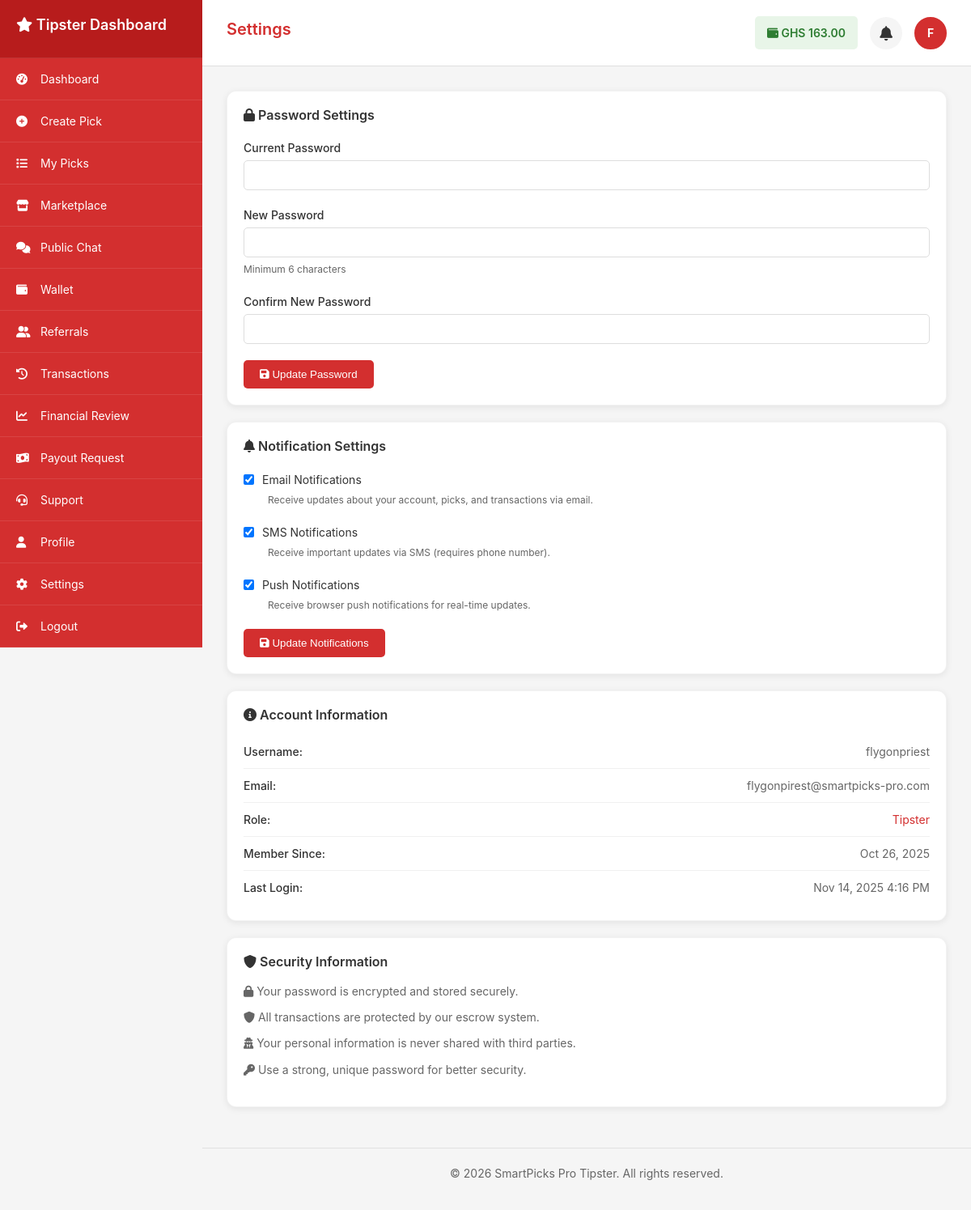
Page /settings (signed in) on the committed database.
### tables this page shows
CREATE TABLE `user_wallets` (
  `id` int(11) NOT NULL AUTO_INCREMENT,
  `user_id` int(11) NOT NULL,
  `balance` decimal(10,2) DEFAULT 0.00,
  `currency` varchar(3) DEFAULT 'GHS',
  `status` enum('active','frozen','suspended') DEFAULT 'active',
  `created_at` datetime DEFAULT current_timestamp(),
  `updated_at` datetime DEFAULT current_timestamp() ON UPDATE current_timestamp(),
  PRIMARY KEY (`id`),
  UNIQUE KEY `unique_user_wallet` (`user_id`),
  KEY `idx_user_id` (`user_id`),
  KEY `idx_status` (`status`),
  CONSTRAINT `user_wallets_ibfk_1` FOREIGN KEY (`user_id`) REFERENCES `users` (`id`) ON DELETE CASCADE
);

CREATE TABLE `users` (
  `id` int(11) NOT NULL AUTO_INCREMENT,
  `username` varchar(50) NOT NULL,
  `email` varchar(100) NOT NULL,
  `password` varchar(255) NOT NULL,
  `display_name` varchar(100) NOT NULL,
  `avatar` varchar(255) DEFAULT NULL,
  `role` enum('user','tipster','admin') DEFAULT 'user',
  `status` enum('active','inactive','suspended') DEFAULT 'active',
  `phone` varchar(20) DEFAULT NULL,
  `country` varchar(50) DEFAULT 'Ghana',
  `timezone` varchar(50) DEFAULT 'Africa/Accra',
  `last_login` datetime DEFAULT NULL,
  `created_at` datetime DEFAULT current_timestamp(),
  `updated_at` datetime DEFAULT current_timestamp() ON UPDATE current_timestamp(),
  `country_code` varchar(3) DEFAULT 'GHA',
  `flag_emoji` varchar(10) DEFAULT '??',
  `is_online` tinyint(1) DEFAULT 0,
  `last_activity` datetime DEFAULT NULL,
  `is_verified` tinyint(1) DEFAULT 0,
  `email_notifications` tinyint(1) DEFAULT 1,
  `sms_notifications` tinyint(1) DEFAULT 0,
  `push_notifications` tinyint(1) DEFAULT 1,
  `bio` text DEFAULT NULL,
  PRIMARY KEY (`id`),
  UNIQUE KEY `username` (`username`),
  UNIQUE KEY `email` (`email`),
  KEY `idx_username` (`username`),
  KEY `idx_email` (`email`),
  KEY `idx_role` (`role`),
  KEY `idx_status` (`status`),
  KEY `idx_country_code` (`country_code`),
  KEY `idx_is_online` (`is_online`)
);

### config/config.php (called while the page is built, shortened)
<?php
$config = [
    'app_name' => 'BetRollover',
    'app_version' => '2.0.0',
    'country' => 'Ghana',
    'currency' => 'GHS',
    'timezone' => 'Africa/Accra',
    'database' => [
        'host' => 'localhost',
        'port' => 3306,
        'name' => 'betrollover_workingdata',
        'user' => 'betrollover_workinguser',
        'pass' => 'x3MwB%^UuUPh',
        'charset' => 'utf8mb4'
    ],
    'logging' => [
        'enabled' => true,
        'level' => 'error',
        'file' => 'error.log',
        'path' => __DIR__ . '/../storage/logs/',
        'max_size' => 10485760,
        'rotate' => true
    ],
    'error_handling' => [
        'display_errors' => false,
        'log_errors' => true,
        'error_reporting' => E_ALL & ~E_DEPRECATED & ~E_STRICT
    ],
    'paystack' => [
        'secret_key' => 'sk_live_7a5d6a4b0d156dd5a9ebb790296a096120b43cdf',
        'public_key' => 'pk_live_31ec7e4d0ed96a9169e7dfbd6265ce4f67dd0721',
        'base_url' => 'https://api.paystack.co',
        'webhook_secret' => 'your_webhook_secret_here'
    ],
    'commissions' => [
        'tipster_rate' => 70.0,
        'platform_rate' => 30.0,
        'payout_fee' => 10.0
    ],
    'geoip' => [
        'api_key' => '',
        'service' => 'ipapi',
        'timeout' => 5,
        'cache_duration' => 3600
    ],
    'chat' => [
        'enabled' => true,
        'max_message_length' => 500,
        'auto_refresh_interval' => 2000,
        'online_timeout' => 5
    ],
    'support' => [
        'enabled' => true,
        'auto_assign' => false,
        'response_timeout' => 24
    ],
    'base_url' => 'https://www.betrollover.com',
    'assets_url' => 'https://www.betrollover.com/public'
];
function config($key, $default = null) {
    global $config;
    $keys = explode('.', $key);
    $value = $config;
    foreach ($keys as $k) {
        if (isset($value[$k])) {
            $value = $value[$k];
        } else {
            return $default;
        }
    }
    return $value;
}
?>

### app/models/Database.php (called while the page is built, shortened)
<?php
class Database {
    private static $instance = null;
    private $connection = null;
    public static function getInstance() {
        if (self::$instance === null) {
            self::$instance = new self();
        }
        return self::$instance;
    }
    private function connect() {
        try {
            require_once __DIR__ . '/../../config/config.php';
            $dbConfig = config('database');
            $dsn = "mysql:host={$dbConfig['host']};port={$dbConfig['port']};dbname={$dbConfig['name']};charset={$dbConfig['charset']}";
            $this->connection = new PDO($dsn, $dbConfig['user'], $dbConfig['pass'], [
                PDO::ATTR_ERRMODE => PDO::ERRMODE_EXCEPTION,
                PDO::ATTR_DEFAULT_FETCH_MODE => PDO::FETCH_ASSOC,
                PDO::ATTR_EMULATE_PREPARES => false,
                PDO::ATTR_PERSISTENT => false
            ]);
        } catch (PDOException $e) {
            throw new Exception("Database connection failed: " . $e->getMessage());
        }
    }
    public function query($sql, $params = []) {
        try {
            $stmt = $this->connection->prepare($sql);
            $stmt->execute($params);
            return $stmt;
        } catch (PDOException $e) {
            throw new Exception("Query failed: " . $e->getMessage());
        }
    }
    public function fetch($sql, $params = []) {
        $stmt = $this->query($sql, $params);
        return $stmt->fetch();
    }
}
?>

### app/controllers/settings.php (the view, shortened to what this page needs)
<?php
require_once __DIR__ . '/../../config/config.php';
require_once __DIR__ . '/../models/Database.php';
$db = Database::getInstance();
$userId = $_SESSION['user_id'];
$userRole = $_SESSION['role'] ?? 'user';
$user = $db->fetch("SELECT * FROM users WHERE id = ?", [$userId]);
$walletBalance = 0.00;
try {
    $result = $db->fetch("SELECT balance FROM user_wallets WHERE user_id = ?", [$userId]);
    $walletBalance = $result ? $result['balance'] : 0.00;
} catch (Exception $e) {
    $walletBalance = 0.00;
}
$pageTitle = "Settings";
?>
<div class="settings-content">
    <div class="card">
        <h3><i class="fas fa-lock"></i> Password Settings</h3>
        <form method="POST" style="margin-top: 20px;">
            <div style="margin-bottom: 20px;">
                <label style="display: block; margin-bottom: 5px; font-weight: 500;">Current Password</label>
                <input type="password" name="current_password" required
                       style="width: 100%; padding: 10px; border: 1px solid #ddd; border-radius: 5px;">
            </div>
            <div style="margin-bottom: 20px;">
                <label style="display: block; margin-bottom: 5px; font-weight: 500;">New Password</label>
                <input type="password" name="new_password" required minlength="6"
                       style="width: 100%; padding: 10px; border: 1px solid #ddd; border-radius: 5px;">
                <p style="font-size: 12px; color: #666; margin-top: 5px;">Minimum 6 characters</p>
            </div>
            <div style="margin-bottom: 20px;">
                <label style="display: block; margin-bottom: 5px; font-weight: 500;">Confirm New Password</label>
                <input type="password" name="confirm_password" required minlength="6"
                       style="width: 100%; padding: 10px; border: 1px solid #ddd; border-radius: 5px;">
            </div>
            <button type="submit" class="btn btn-primary">
                <i class="fas fa-save"></i> Update Password
            </button>
        </form>
    </div>
    <div class="card">
        <h3><i class="fas fa-bell"></i> Notification Settings</h3>
        <form method="POST" style="margin-top: 20px;">
            <div style="margin-bottom: 20px;">
                <label style="display: flex; align-items: center; gap: 10px; cursor: pointer;">
                    <input type="checkbox" name="email_notifications" value="1"
                           <?php echo ($user['email_notifications'] ?? 1) ? 'checked' : ''; ?>>
                    <span>Email Notifications</span>
                </label>
                <p style="font-size: 12px; color: #666; margin-left: 30px; margin-top: 5px;">
                    Receive updates about your account, picks, and transactions via email.
                </p>
            </div>
            <div style="margin-bottom: 20px;">
                <label style="display: flex; align-items: center; gap: 10px; cursor: pointer;">
                    <input type="checkbox" name="sms_notifications" value="1"
                           <?php echo ($user['sms_notifications'] ?? 0) ? 'checked' : ''; ?>>
                    <span>SMS Notifications</span>
                </label>
                <p style="font-size: 12px; color: #666; margin-left: 30px; margin-top: 5px;">
                    Receive important updates via SMS (requires phone number).
                </p>
            </div>
            <div style="margin-bottom: 20px;">
                <label style="display: flex; align-items: center; gap: 10px; cursor: pointer;">
                    <input type="checkbox" name="push_notifications" value="1"
                           <?php echo ($user['push_notifications'] ?? 1) ? 'checked' : ''; ?>>
                    <span>Push Notifications</span>
                </label>
                <p style="font-size: 12px; color: #666; margin-left: 30px; margin-top: 5px;">
                    Receive browser push notifications for real-time updates.
                </p>
            </div>
            <button type="submit" class="btn btn-primary">
                <i class="fas fa-save"></i> Update Notifications
            </button>
        </form>
    </div>
    <div class="card">
        <h3><i class="fas fa-info-circle"></i> Account Information</h3>
        <div style="margin-top: 15px;">
            <div style="display: flex; justify-content: space-between; padding: 10px 0; border-bottom: 1px solid #f0f0f0;">
                <span style="font-weight: 500;">Username:</span>
                <span style="color: #666;"><?php echo htmlspecialchars($user['username']); ?></span>
            </div>
            <div style="display: flex; justify-content: space-between; padding: 10px 0; border-bottom: 1px solid #f0f0f0;">
                <span style="font-weight: 500;">Email:</span>
                <span style="color: #666;"><?php echo htmlspecialchars($user['email']); ?></span>
            </div>
            <div style="display: flex; justify-content: space-between; padding: 10px 0; border-bottom: 1px solid #f0f0f0;">
                <span style="font-weight: 500;">Role:</span>
                <span style="color: #d32f2f; text-transform: capitalize;"><?php echo $userRole; ?></span>
            </div>
            <div style="display: flex; justify-content: space-between; padding: 10px 0; border-bottom: 1px solid #f0f0f0;">
                <span style="font-weight: 500;">Member Since:</span>
                <span style="color: #666;"><?php echo date('M j, Y', strtotime($user['created_at'])); ?></span>
            </div>
            <div style="display: flex; justify-content: space-between; padding: 10px 0;">
                <span style="font-weight: 500;">Last Login:</span>
                <span style="color: #666;"><?php echo isset($user['last_login']) ? date('M j, Y g:i A', strtotime($user['last_login'])) : 'Never'; ?></span>
            </div>
        </div>
    </div>
    <div class="card">
        <h3><i class="fas fa-shield-alt"></i> Security Information</h3>
        <div style="margin-top: 15px;">
            <p style="color: #666; margin-bottom: 10px;">
                <i class="fas fa-lock"></i>
                Your password is encrypted and stored securely.
            </p>
            <p style="color: #666; margin-bottom: 10px;">
                <i class="fas fa-shield-alt"></i>
                All transactions are protected by our escrow system.
            </p>
            <p style="color: #666; margin-bottom: 10px;">
                <i class="fas fa-user-secret"></i>
                Your personal information is never shared with third parties.
            </p>
            <p style="color: #666;">
                <i class="fas fa-key"></i>
                Use a strong, unique password for better security.
            </p>
        </div>
    </div>
</div>
<?php
$content = ob_get_clean();
if ($userRole === 'admin') {
    include __DIR__ . '/../views/layouts/admin_layout.php';
} elseif ($userRole === 'tipster') {
    include __DIR__ . '/../views/layouts/tipster_layout.php';
} else {
    include __DIR__ . '/../views/layouts/user_layout.php';
}
?>

### app/views/layouts/tipster_layout.php (shortened to what this page needs)
<!DOCTYPE html>
<html lang="en">
<head>
    <link rel="stylesheet" href="https://cdnjs.cloudflare.com/ajax/libs/font-awesome/6.0.0-beta3/css/all.min.css">
</head>
<body>
    <div class="sidebar" id="sidebar">
        <div class="sidebar-header">
            <h2><i class="fas fa-star"></i> Tipster Dashboard</h2>
        </div>
        <nav class="sidebar-menu">
            <?php include __DIR__ . '/../components/tipster_menu.php'; ?>
        </nav>
    </div>
    <div class="main-content">
        <div class="page-header">
            <h1 class="page-title"><?php echo isset($pageTitle) ? $pageTitle : 'Tipster Dashboard'; ?></h1>
            <div class="tipster-info">
                <div class="wallet-info">
                    <i class="fas fa-wallet"></i> GHS <?php echo isset($walletBalance) ? number_format($walletBalance, 2) : '0.00'; ?>
                </div>
                <div class="notification-container">
                    <div class="notification-bell" id="notificationBell" onclick="toggleNotificationDropdown()">
                        <i class="fas fa-bell"></i>
                    </div>
                </div>
                <div class="tipster-avatar">
                    <?php
                    $avatarPath = '';
                    $usernameInitial = 'T';
                    if (isset($user)) {
                        $usernameInitial = strtoupper(substr($user['username'] ?? 'T', 0, 1));
                        if (!empty($user['avatar'])) {
                            $avatarPath = $user['avatar'];
                        } elseif (!empty($user['profile_image'])) {
                            $avatarPath = $user['profile_image'];
                        } elseif (!empty($user['avatar_url'])) {
                            $avatarPath = $user['avatar_url'];
                        }
                        if (!empty($avatarPath)) {
                            if (strpos($avatarPath, '/SmartPicksPro-Local/') === 0 || strpos($avatarPath, 'http') === 0) {
                                $avatarUrl = $avatarPath;
                            } elseif (strpos($avatarPath, 'storage/') === 0 || strpos($avatarPath, '/storage/') === 0) {
                                $avatarUrl = '/SmartPicksPro-Local/' . ltrim($avatarPath, '/');
                            } elseif (strpos($avatarPath, '/') === 0) {
                                $avatarUrl = '/SmartPicksPro-Local' . $avatarPath;
                            } else {
                                $avatarUrl = '/SmartPicksPro-Local/storage/uploads/' . $avatarPath;
                            }
                            echo '<img src="' . htmlspecialchars($avatarUrl) . '" alt="Profile Image" onerror="this.style.display=\'none\'; this.nextElementSibling.style.display=\'flex\';"><span style="display: none;">' . $usernameInitial . '</span>';
                        } else {
                            echo htmlspecialchars($usernameInitial);
                        }
                    } else {
                        echo htmlspecialchars($usernameInitial);
                    }
                    ?>
                </div>
            </div>
        </div>
        <div class="content-area">
            <?php echo isset($content) ? $content : ''; ?>
        </div>
        <div class="footer">
            <p>&copy; <?php echo date('Y'); ?> SmartPicks Pro Tipster. All rights reserved.</p>
        </div>
    </div>
</body>
</html>

### rows in the picture
user_wallets: balance "163.00"
users: username "F", email_notifications "☑", sms_notifications "☑", push_notifications "☑", username "flygonpriest", email "flygonpirest@smartpicks-pro.com", created_at "Oct 26, 2025", last_login "Nov 14, 2025 4:16 PM"

### other values in the picture
$item['text'] "Dashboard"
$item['text'] "Create Pick"
$item['text'] "My Picks"
$item['text'] "Marketplace"
$item['text'] "Public Chat"
$item['text'] "Wallet"
$item['text'] "Referrals"
$item['text'] "Transactions"
$item['text'] "Financial Review"
$item['text'] "Payout Request"
$item['text'] "Support"
$item['text'] "Profile"
$item['text'] "Settings"
$item['text'] "Logout"
$pageTitle "Settings"
